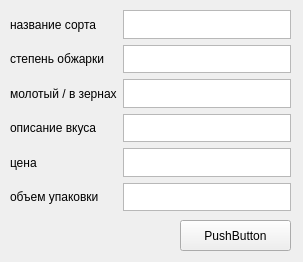
<?xml version="1.0" encoding="UTF-8"?>
<ui version="4.0">
 <class>Form</class>
 <widget class="QWidget" name="Form">
  <property name="geometry">
   <rect>
    <x>0</x>
    <y>0</y>
    <width>303</width>
    <height>262</height>
   </rect>
  </property>
  <property name="windowTitle">
   <string>Form</string>
  </property>
  <widget class="QWidget" name="gridLayoutWidget">
   <property name="geometry">
    <rect>
     <x>10</x>
     <y>10</y>
     <width>281</width>
     <height>201</height>
    </rect>
   </property>
   <layout class="QGridLayout" name="gridLayout">
    <item row="4" column="0">
     <widget class="QLabel" name="label_5">
      <property name="text">
       <string>цена</string>
      </property>
     </widget>
    </item>
    <item row="3" column="1">
     <widget class="QPlainTextEdit" name="description"/>
    </item>
    <item row="2" column="0">
     <widget class="QLabel" name="label_3">
      <property name="text">
       <string>молотый / в зернах</string>
      </property>
     </widget>
    </item>
    <item row="1" column="1">
     <widget class="QPlainTextEdit" name="status"/>
    </item>
    <item row="3" column="0">
     <widget class="QLabel" name="label_4">
      <property name="text">
       <string>описание вкуса</string>
      </property>
     </widget>
    </item>
    <item row="0" column="0">
     <widget class="QLabel" name="label">
      <property name="text">
       <string>название сорта</string>
      </property>
     </widget>
    </item>
    <item row="2" column="1">
     <widget class="QPlainTextEdit" name="moloti"/>
    </item>
    <item row="1" column="0">
     <widget class="QLabel" name="label_2">
      <property name="text">
       <string>степень обжарки</string>
      </property>
     </widget>
    </item>
    <item row="0" column="1">
     <widget class="QPlainTextEdit" name="name"/>
    </item>
    <item row="5" column="0">
     <widget class="QLabel" name="label_6">
      <property name="text">
       <string>объем упаковки</string>
      </property>
     </widget>
    </item>
    <item row="4" column="1">
     <widget class="QPlainTextEdit" name="price"/>
    </item>
    <item row="5" column="1">
     <widget class="QPlainTextEdit" name="volume"/>
    </item>
   </layout>
  </widget>
  <widget class="QPushButton" name="button">
   <property name="geometry">
    <rect>
     <x>180</x>
     <y>220</y>
     <width>111</width>
     <height>31</height>
    </rect>
   </property>
   <property name="text">
    <string>PushButton</string>
   </property>
  </widget>
 </widget>
 <resources/>
 <connections/>
</ui>
